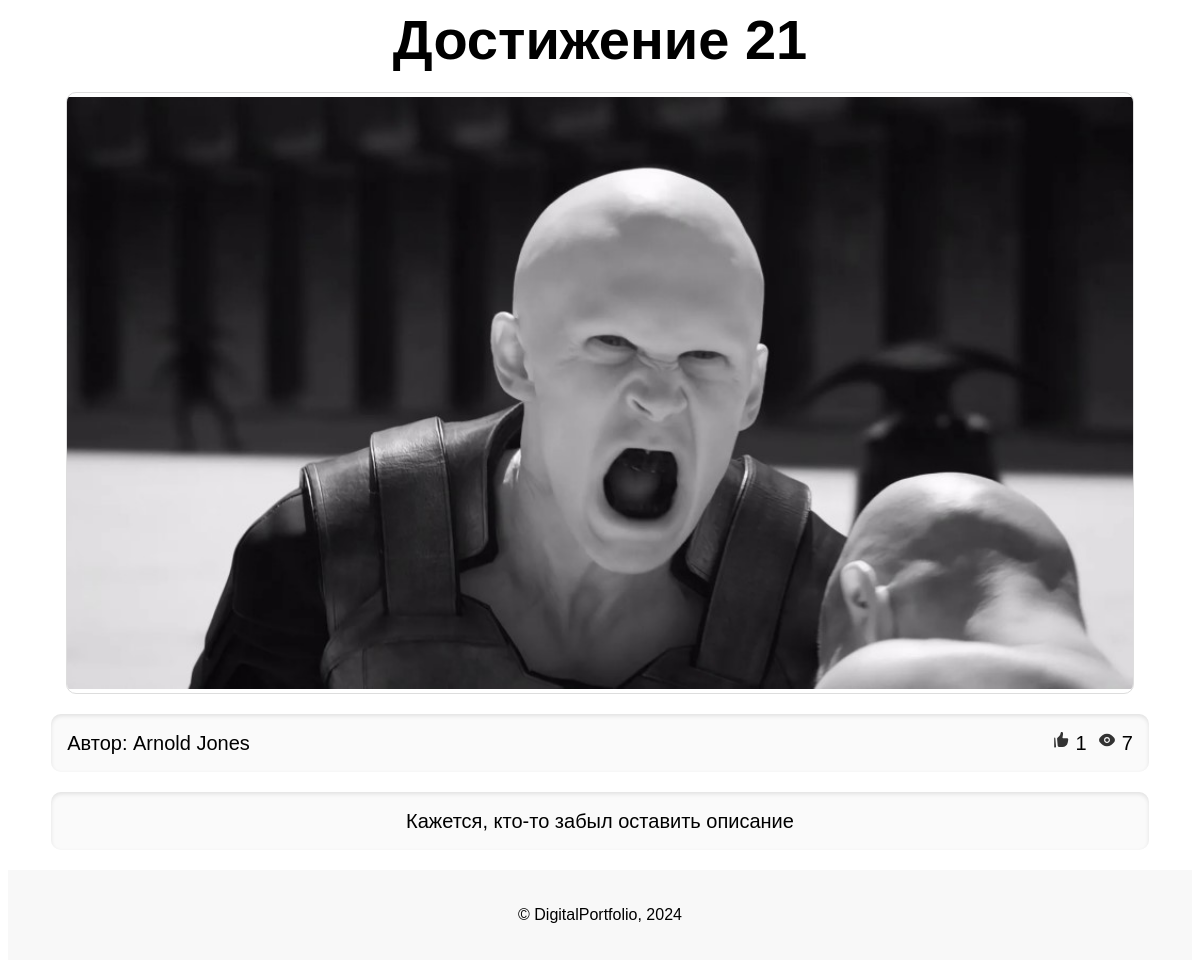
Page /achievements/15/ on the committed database.
### main/models.py (models this page shows, shortened)
class Achievements(models.Model):
    title = models.CharField(max_length=50)
    preview = models.ImageField(
        null=True,
        validators=[
            FileExtensionValidator(allowed_extensions=['jpg', 'jpeg', 'png']),
        ]
    )
    file = models.FileField(
        validators=[
            FileExtensionValidator(allowed_extensions=['jpg', 'jpeg', 'png', 'pdf', 'ogg', 'mp3']),
        ]
    )
    pub_date = models.DateTimeField(auto_now_add=True)
    description = models.CharField(max_length=500, null=True)
    likes = models.IntegerField(default=0)
    views = models.IntegerField(default=0)
    liked_by = models.ManyToManyField(User, related_name='liked_achievements', blank=True)
    author = models.ForeignKey(
        User,
        on_delete=models.CASCADE,
        null=True,
    )
    objects = models.Manager()
    def formatted_likes(self):
        return format_number_with_suffix(self.likes)
    def formatted_views(self):
        return format_number_with_suffix(self.views)
    class Meta:
        verbose_name = 'Achievement'
        verbose_name_plural = 'Achievements'

### main/views.py (the view)
# urls.py: path('achievements/<int:pk>/', achievement_detail, name='achievement-detail'),
def achievement_detail(request, pk):
    achievement = Achievements.objects.get(pk=pk)
    return render(request, 'main/achievement.html', {'achievement': achievement})

### main/models.py (called while the page is built)
def format_number_with_suffix(value):
    if value >= 1000:
        return f"{value // 1000}k"
    else:
        return str(value)

### main/templatetags/custom_filters.py (called while the page is built)
@register.filter(name='file_ext')
def file_ext(url, ext):
    return url.lower().endswith(ext)

### main/templates/main/achievement.html (shortened to what this page needs)
{% load static custom_filters %}
<!DOCTYPE html>
<html lang="en">
<head>
    <link rel="stylesheet" href="{% static 'main/css/achievement.css' %}">
</head>
<body>
<main>
    <h1>{{ achievement.title }}</h1>
    <div class="file">
        {% if achievement.file.url|file_ext:".pdf" %}
            <iframe src="{{ achievement.file.url }}">
                Ваш браузер не поддерживает встроенные PDF файлы. Вы можете <a href="{{ achievement.file.url }}">скачать
                файл</a>.
            </iframe>
        {% elif achievement.file.url|file_ext:".jpg" or achievement.file.url|file_ext:".jpeg" or achievement.file.url|file_ext:".png" %}
            <img src="{{ achievement.file.url }}" alt="Image">
        {% endif %}
    </div>
    <div class="information">
        <div class="author">
            Автор: {{ achievement.author.first_name }} {{ achievement.author.last_name }}
        </div>
        <div class="statistic">
            <p class="likes">
                <img src="{% static 'main/img/Like.svg' %}" width="19" height="19">
                <span class="likes-count">{{ achievement.formatted_likes }}</span>
            </p>
            <p class="views">
                <img src="{% static 'main/img/Eye.svg' %}" width="20" height="20">
                {{ achievement.formatted_views }}
            </p>
        </div>
    </div>
    <div class="description">
        {% if achievement.description %}
            {{ achievement.description }}
        {% else %}
            Кажется, кто-то забыл оставить описание
        {% endif %}
    </div>
</main>
<footer>
    <div class="footer-content">
        <p>© DigitalPortfolio, 2024</p>
    </div>
</footer>
</body>
</html>

### main/static/main/css/achievement.css (style rules this page uses)
body { font-family: Arial, sans-serif; background-color: #ffffff; min-height: 100vh; display: flex; flex-direction: column; }
h1 { width: 90%; margin: 0 auto; font-weight: 600; font-size: 56px; line-height: 64px; text-align: center; margin-bottom: 20px; }
.file, .description, .information { width: 90%; margin: 0 auto; margin-bottom: 20px; }
.file { height: 75vh; display: flex; justify-content: center; align-items: center; border: 1px solid #ddd; border-radius: 10px; overflow: hidden; }
.description, .information { font-size: 20px; line-height: 26px; font-weight: 400; text-align: center; padding: 1rem; background-color: #fafafa; border-radius: 10px; box-shadow: inset 0 2px 4px rgba(0, 0, 0, 0.1); }
.information { display: flex; justify-content: space-between; }
.statistic { margin: 0; padding: 0; display: flex; gap: 10px; justify-content: end; }
.likes { margin: 0; gap: 5px; display: flex; align-self: center; justify-content: start; }
.views { margin: 0; display: flex; align-self: center; gap: 5px; }
.file iframe, .file img, .file audio { object-fit: contain; width: 100%; height: 100%; }
footer { display: flex; justify-content: center; padding: 20px; background-color: #F8F8F8; margin-top: auto; }
.footer-content { text-align: center; }

### rows in the picture
Achievements: title "Достижение 21", file (picture), author.first_name "Arnold", author.last_name "Jones", formatted_likes "1", formatted_views "7"
